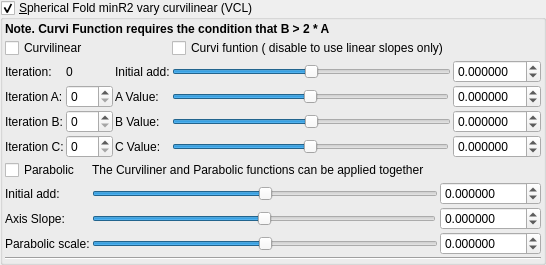
    <widget class="MyGroupBox" name="groupCheck_transf_function_enabledy_false">
     <property name="title">
      <string>&amp;Spherical Fold minR2 vary curvilinear (VCL)</string>
     </property>
     <property name="checkable">
      <bool>true</bool>
     </property>
     <layout class="QVBoxLayout" name="verticalLayout_22" stretch="0,0,0">
      <property name="spacing">
       <number>2</number>
      </property>
      <property name="leftMargin">
       <number>2</number>
      </property>
      <property name="topMargin">
       <number>2</number>
      </property>
      <property name="rightMargin">
       <number>2</number>
      </property>
      <property name="bottomMargin">
       <number>2</number>
      </property>
      <item>
       <layout class="QGridLayout" name="gridLayout_38">
        <property name="spacing">
         <number>2</number>
        </property>
        <item row="3" column="1">
         <widget class="MySpinBox" name="spinboxInt_Cpara_iterA">
          <property name="sizePolicy">
           <sizepolicy hsizetype="Minimum" vsizetype="Maximum">
            <horstretch>0</horstretch>
            <verstretch>0</verstretch>
           </sizepolicy>
          </property>
          <property name="maximum">
           <number>250</number>
          </property>
         </widget>
        </item>
        <item row="1" column="0" colspan="2">
         <widget class="QCheckBox" name="checkBox_Cpara_enabledLinear">
          <property name="text">
           <string>Curvilinear</string>
          </property>
         </widget>
        </item>
        <item row="5" column="0">
         <widget class="QLabel" name="label_176">
          <property name="text">
           <string>Iteration B:</string>
          </property>
         </widget>
        </item>
        <item row="3" column="2">
         <widget class="QLabel" name="label_104">
          <property name="text">
           <string>A Value:</string>
          </property>
         </widget>
        </item>
        <item row="5" column="1">
         <widget class="MySpinBox" name="spinboxInt_Cpara_iterB">
          <property name="sizePolicy">
           <sizepolicy hsizetype="Minimum" vsizetype="Maximum">
            <horstretch>0</horstretch>
            <verstretch>0</verstretch>
           </sizepolicy>
          </property>
          <property name="maximum">
           <number>250</number>
          </property>
         </widget>
        </item>
        <item row="2" column="5">
         <widget class="MyDoubleSpinBox" name="spinbox_Cpara_para00">
          <property name="sizePolicy">
           <sizepolicy hsizetype="Minimum" vsizetype="Maximum">
            <horstretch>0</horstretch>
            <verstretch>0</verstretch>
           </sizepolicy>
          </property>
          <property name="prefix">
           <string/>
          </property>
          <property name="suffix">
           <string/>
          </property>
          <property name="decimals">
           <number>6</number>
          </property>
          <property name="minimum">
           <double>-99.000000000000000</double>
          </property>
          <property name="maximum">
           <double>99.000000000000000</double>
          </property>
          <property name="singleStep">
           <double>0.100000000000000</double>
          </property>
         </widget>
        </item>
        <item row="5" column="2">
         <widget class="QLabel" name="label_105">
          <property name="text">
           <string>B Value:</string>
          </property>
         </widget>
        </item>
        <item row="6" column="3">
         <widget class="QSlider" name="slider_Cpara_paraC">
          <property name="sizePolicy">
           <sizepolicy hsizetype="Expanding" vsizetype="Maximum">
            <horstretch>0</horstretch>
            <verstretch>0</verstretch>
           </sizepolicy>
          </property>
          <property name="minimum">
           <number>-5000000</number>
          </property>
          <property name="maximum">
           <number>5000000</number>
          </property>
          <property name="value">
           <number>0</number>
          </property>
          <property name="sliderPosition">
           <number>0</number>
          </property>
          <property name="orientation">
           <enum>Qt::Horizontal</enum>
          </property>
         </widget>
        </item>
        <item row="0" column="0" colspan="4">
         <widget class="QLabel" name="label_103">
          <property name="font">
           <font>
            <weight>75</weight>
            <bold>true</bold>
           </font>
          </property>
          <property name="text">
           <string>Note. Curvi Function requires the condition that B &gt; 2 * A</string>
          </property>
         </widget>
        </item>
        <item row="6" column="1">
         <widget class="MySpinBox" name="spinboxInt_Cpara_iterC">
          <property name="sizePolicy">
           <sizepolicy hsizetype="Minimum" vsizetype="Maximum">
            <horstretch>0</horstretch>
            <verstretch>0</verstretch>
           </sizepolicy>
          </property>
          <property name="maximum">
           <number>250</number>
          </property>
         </widget>
        </item>
        <item row="3" column="5">
         <widget class="MyDoubleSpinBox" name="spinbox_Cpara_paraA">
          <property name="sizePolicy">
           <sizepolicy hsizetype="Minimum" vsizetype="Maximum">
            <horstretch>0</horstretch>
            <verstretch>0</verstretch>
           </sizepolicy>
          </property>
          <property name="prefix">
           <string/>
          </property>
          <property name="suffix">
           <string/>
          </property>
          <property name="decimals">
           <number>6</number>
          </property>
          <property name="minimum">
           <double>-99.000000000000000</double>
          </property>
          <property name="maximum">
           <double>99.000000000000000</double>
          </property>
          <property name="singleStep">
           <double>0.100000000000000</double>
          </property>
         </widget>
        </item>
        <item row="5" column="3" colspan="2">
         <widget class="QSlider" name="slider_Cpara_paraB">
          <property name="sizePolicy">
           <sizepolicy hsizetype="Expanding" vsizetype="Maximum">
            <horstretch>0</horstretch>
            <verstretch>0</verstretch>
           </sizepolicy>
          </property>
          <property name="minimum">
           <number>-5000000</number>
          </property>
          <property name="maximum">
           <number>5000000</number>
          </property>
          <property name="value">
           <number>0</number>
          </property>
          <property name="sliderPosition">
           <number>0</number>
          </property>
          <property name="orientation">
           <enum>Qt::Horizontal</enum>
          </property>
         </widget>
        </item>
        <item row="6" column="2">
         <widget class="QLabel" name="label_106">
          <property name="text">
           <string>C Value:</string>
          </property>
         </widget>
        </item>
        <item row="2" column="1">
         <widget class="QLabel" name="label_177">
          <property name="text">
           <string>0</string>
          </property>
         </widget>
        </item>
        <item row="5" column="5">
         <widget class="MyDoubleSpinBox" name="spinbox_Cpara_paraB">
          <property name="sizePolicy">
           <sizepolicy hsizetype="Minimum" vsizetype="Maximum">
            <horstretch>0</horstretch>
            <verstretch>0</verstretch>
           </sizepolicy>
          </property>
          <property name="prefix">
           <string/>
          </property>
          <property name="suffix">
           <string/>
          </property>
          <property name="decimals">
           <number>6</number>
          </property>
          <property name="minimum">
           <double>-99.000000000000000</double>
          </property>
          <property name="maximum">
           <double>99.000000000000000</double>
          </property>
          <property name="singleStep">
           <double>0.100000000000000</double>
          </property>
         </widget>
        </item>
        <item row="2" column="3" colspan="2">
         <widget class="QSlider" name="slider_Cpara_para00">
          <property name="sizePolicy">
           <sizepolicy hsizetype="Expanding" vsizetype="Maximum">
            <horstretch>0</horstretch>
            <verstretch>0</verstretch>
           </sizepolicy>
          </property>
          <property name="minimum">
           <number>-5000000</number>
          </property>
          <property name="maximum">
           <number>5000000</number>
          </property>
          <property name="singleStep">
           <number>1</number>
          </property>
          <property name="orientation">
           <enum>Qt::Horizontal</enum>
          </property>
         </widget>
        </item>
        <item row="3" column="0">
         <widget class="QLabel" name="label_178">
          <property name="text">
           <string>Iteration A:</string>
          </property>
         </widget>
        </item>
        <item row="6" column="0">
         <widget class="QLabel" name="label_179">
          <property name="text">
           <string>Iteration C:</string>
          </property>
         </widget>
        </item>
        <item row="1" column="3">
         <widget class="QCheckBox" name="checkBox_Cpara_enabledCurves">
          <property name="text">
           <string>Curvi funtion ( disable to use linear slopes only)</string>
          </property>
         </widget>
        </item>
        <item row="3" column="3">
         <widget class="QSlider" name="slider_Cpara_paraA">
          <property name="sizePolicy">
           <sizepolicy hsizetype="Expanding" vsizetype="Maximum">
            <horstretch>0</horstretch>
            <verstretch>0</verstretch>
           </sizepolicy>
          </property>
          <property name="minimum">
           <number>-5000000</number>
          </property>
          <property name="maximum">
           <number>5000000</number>
          </property>
          <property name="singleStep">
           <number>1</number>
          </property>
          <property name="orientation">
           <enum>Qt::Horizontal</enum>
          </property>
         </widget>
        </item>
        <item row="6" column="5">
         <widget class="MyDoubleSpinBox" name="spinbox_Cpara_paraC">
          <property name="sizePolicy">
           <sizepolicy hsizetype="Minimum" vsizetype="Maximum">
            <horstretch>0</horstretch>
            <verstretch>0</verstretch>
           </sizepolicy>
          </property>
          <property name="prefix">
           <string/>
          </property>
          <property name="suffix">
           <string/>
          </property>
          <property name="decimals">
           <number>6</number>
          </property>
          <property name="minimum">
           <double>-99.000000000000000</double>
          </property>
          <property name="maximum">
           <double>99.000000000000000</double>
          </property>
          <property name="singleStep">
           <double>0.100000000000000</double>
          </property>
         </widget>
        </item>
        <item row="2" column="2">
         <widget class="QLabel" name="label_107">
          <property name="text">
           <string>Initial add:</string>
          </property>
         </widget>
        </item>
        <item row="2" column="0">
         <widget class="QLabel" name="label_180">
          <property name="text">
           <string>Iteration:</string>
          </property>
         </widget>
        </item>
       </layout>
      </item>
      <item>
       <layout class="QGridLayout" name="gridLayout_39">
        <property name="spacing">
         <number>2</number>
        </property>
        <item row="3" column="5">
         <widget class="MyDoubleSpinBox" name="spinbox_Cpara_parab_scale">
          <property name="sizePolicy">
           <sizepolicy hsizetype="Minimum" vsizetype="Maximum">
            <horstretch>0</horstretch>
            <verstretch>0</verstretch>
           </sizepolicy>
          </property>
          <property name="prefix">
           <string/>
          </property>
          <property name="suffix">
           <string/>
          </property>
          <property name="decimals">
           <number>6</number>
          </property>
          <property name="minimum">
           <double>-9999.000000000000000</double>
          </property>
          <property name="maximum">
           <double>9999.000000000000000</double>
          </property>
          <property name="singleStep">
           <double>0.100000000000000</double>
          </property>
         </widget>
        </item>
        <item row="1" column="5">
         <widget class="MyDoubleSpinBox" name="spinbox_Cpara_parab_offset0">
          <property name="sizePolicy">
           <sizepolicy hsizetype="Minimum" vsizetype="Maximum">
            <horstretch>0</horstretch>
            <verstretch>0</verstretch>
           </sizepolicy>
          </property>
          <property name="prefix">
           <string/>
          </property>
          <property name="suffix">
           <string/>
          </property>
          <property name="decimals">
           <number>6</number>
          </property>
          <property name="minimum">
           <double>-99.000000000000000</double>
          </property>
          <property name="maximum">
           <double>99.000000000000000</double>
          </property>
          <property name="singleStep">
           <double>0.100000000000000</double>
          </property>
         </widget>
        </item>
        <item row="3" column="3" colspan="2">
         <widget class="QSlider" name="slider_Cpara_parab_scale">
          <property name="sizePolicy">
           <sizepolicy hsizetype="Expanding" vsizetype="Maximum">
            <horstretch>0</horstretch>
            <verstretch>0</verstretch>
           </sizepolicy>
          </property>
          <property name="minimum">
           <number>-500000000</number>
          </property>
          <property name="maximum">
           <number>500000000</number>
          </property>
          <property name="value">
           <number>0</number>
          </property>
          <property name="sliderPosition">
           <number>0</number>
          </property>
          <property name="orientation">
           <enum>Qt::Horizontal</enum>
          </property>
         </widget>
        </item>
        <item row="2" column="3">
         <widget class="QSlider" name="slider_Cpara_parab_slope">
          <property name="sizePolicy">
           <sizepolicy hsizetype="Expanding" vsizetype="Maximum">
            <horstretch>0</horstretch>
            <verstretch>0</verstretch>
           </sizepolicy>
          </property>
          <property name="minimum">
           <number>-5000000</number>
          </property>
          <property name="maximum">
           <number>5000000</number>
          </property>
          <property name="singleStep">
           <number>1</number>
          </property>
          <property name="orientation">
           <enum>Qt::Horizontal</enum>
          </property>
         </widget>
        </item>
        <item row="1" column="3" colspan="2">
         <widget class="QSlider" name="slider_Cpara_parab_offset0">
          <property name="sizePolicy">
           <sizepolicy hsizetype="Expanding" vsizetype="Maximum">
            <horstretch>0</horstretch>
            <verstretch>0</verstretch>
           </sizepolicy>
          </property>
          <property name="minimum">
           <number>-5000000</number>
          </property>
          <property name="maximum">
           <number>5000000</number>
          </property>
          <property name="singleStep">
           <number>1</number>
          </property>
          <property name="orientation">
           <enum>Qt::Horizontal</enum>
          </property>
         </widget>
        </item>
        <item row="2" column="5">
         <widget class="MyDoubleSpinBox" name="spinbox_Cpara_parab_slope">
          <property name="sizePolicy">
           <sizepolicy hsizetype="Minimum" vsizetype="Maximum">
            <horstretch>0</horstretch>
            <verstretch>0</verstretch>
           </sizepolicy>
          </property>
          <property name="prefix">
           <string/>
          </property>
          <property name="suffix">
           <string/>
          </property>
          <property name="decimals">
           <number>6</number>
          </property>
          <property name="minimum">
           <double>-99.000000000000000</double>
          </property>
          <property name="maximum">
           <double>99.000000000000000</double>
          </property>
          <property name="singleStep">
           <double>0.100000000000000</double>
          </property>
         </widget>
        </item>
        <item row="0" column="0">
         <widget class="QCheckBox" name="checkBox_Cpara_enabledParab_false">
          <property name="text">
           <string>Parabolic</string>
          </property>
         </widget>
        </item>
        <item row="1" column="0">
         <widget class="QLabel" name="label_108">
          <property name="text">
           <string>Initial add:</string>
          </property>
         </widget>
        </item>
        <item row="3" column="0">
         <widget class="QLabel" name="label_121">
          <property name="text">
           <string>Parabolic scale:</string>
          </property>
         </widget>
        </item>
        <item row="0" column="3">
         <widget class="QLabel" name="label_122">
          <property name="text">
           <string>The Curviliner and Parabolic functions can be applied together</string>
          </property>
         </widget>
        </item>
        <item row="2" column="0">
         <widget class="QLabel" name="label_123">
          <property name="text">
           <string>Axis Slope:</string>
          </property>
         </widget>
        </item>
       </layout>
      </item>
      <item>
       <widget class="Line" name="line_10">
        <property name="orientation">
         <enum>Qt::Horizontal</enum>
        </property>
       </widget>
      </item>
     </layout>
    </widget>
